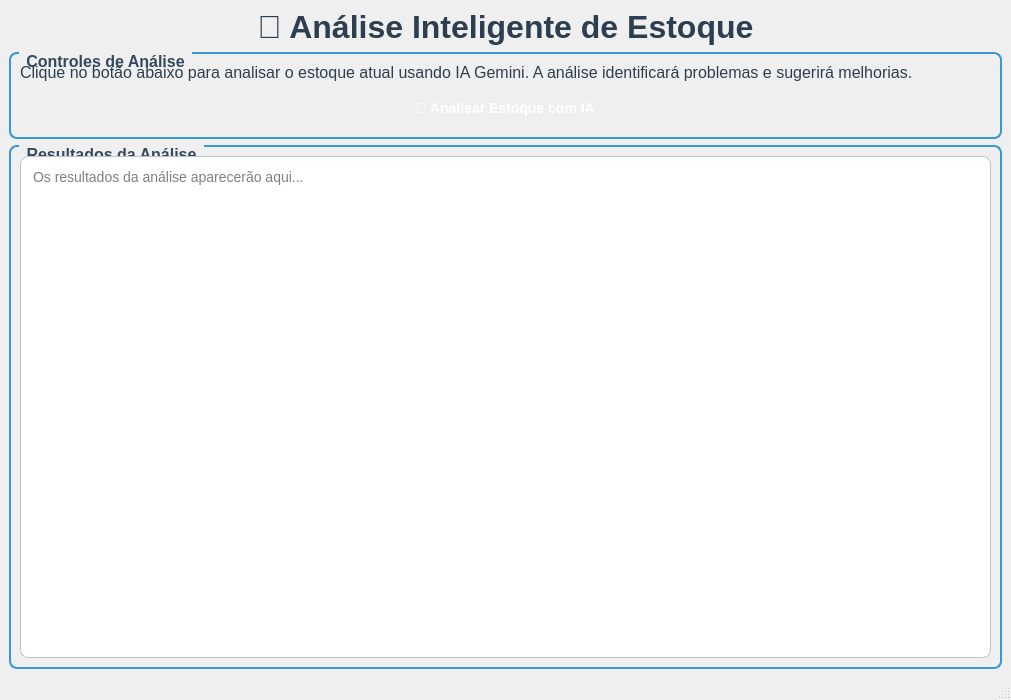
<?xml version="1.0" encoding="UTF-8"?>
<ui version="4.0">
 <class>MainWindow</class>
 <widget class="QMainWindow" name="MainWindow">
  <property name="geometry">
   <rect>
    <x>0</x>
    <y>0</y>
    <width>1011</width>
    <height>700</height>
   </rect>
  </property>
  <property name="windowTitle">
   <string>Análise de Estoque com IA Gemini</string>
  </property>
  <property name="styleSheet">
   <string>QMainWindow {
    background: qlineargradient(x1:0, y1:0, x2:1, y2:1,
                                stop:0 #f0f4f8, stop:1 #e1e8ed);
}
QPushButton {
    background: qlineargradient(x1:0, y1:0, x2:0, y2:1,
                                stop:0 #4CAF50, stop:1 #45a049);
    color: white;
    border: none;
    padding: 12px 24px;
    border-radius: 8px;
    font-size: 14px;
    font-weight: bold;
}
QPushButton:hover {
    background: qlineargradient(x1:0, y1:0, x2:0, y2:1,
                                stop:0 #45a049, stop:1 #4CAF50);
}
QPushButton:pressed {
    background: #3e8e41;
}
QLabel {
    color: #2c3e50;
    font-size: 16px;
}
QTextEdit {
    background: white;
    border: 1px solid #bdc3c7;
    border-radius: 8px;
    padding: 8px;
    font-size: 14px;
}
QGroupBox {
    font-size: 16px;
    font-weight: bold;
    color: #34495e;
    border: 2px solid #3498db;
    border-radius: 8px;
    margin-top: 1ex;
}
QGroupBox::title {
    subcontrol-origin: margin;
    left: 10px;
    padding: 0 5px 0 5px;
}</string>
  </property>
  <widget class="QWidget" name="centralwidget">
   <layout class="QVBoxLayout" name="verticalLayout">
    <item>
     <widget class="QLabel" name="labelTitle">
      <property name="text">
       <string>&lt;html&gt;&lt;head/&gt;&lt;body&gt;&lt;p align=&quot;center&quot;&gt;&lt;span style=&quot; font-size:24pt; font-weight:600; color:#2c3e50;&quot;&gt;🤖 Análise Inteligente de Estoque&lt;/span&gt;&lt;/p&gt;&lt;/body&gt;&lt;/html&gt;</string>
      </property>
      <property name="alignment">
       <set>Qt::AlignCenter</set>
      </property>
     </widget>
    </item>
    <item>
     <widget class="QGroupBox" name="groupBox">
      <property name="title">
       <string>Controles de Análise</string>
      </property>
      <layout class="QVBoxLayout" name="verticalLayout_2">
       <item>
        <widget class="QLabel" name="labelDesc">
         <property name="text">
          <string>Clique no botão abaixo para analisar o estoque atual usando IA Gemini. A análise identificará problemas e sugerirá melhorias.</string>
         </property>
         <property name="wordWrap">
          <bool>true</bool>
         </property>
        </widget>
       </item>
       <item>
        <widget class="QPushButton" name="btnAnalisar">
         <property name="text">
          <string>🚀 Analisar Estoque com IA</string>
         </property>
        </widget>
       </item>
      </layout>
     </widget>
    </item>
    <item>
     <widget class="QGroupBox" name="groupBox_2">
      <property name="title">
       <string>Resultados da Análise</string>
      </property>
      <layout class="QVBoxLayout" name="verticalLayout_3">
       <item>
        <widget class="QTextEdit" name="textResultado">
         <property name="placeholderText">
          <string>Os resultados da análise aparecerão aqui...</string>
         </property>
        </widget>
       </item>
      </layout>
     </widget>
    </item>
   </layout>
  </widget>
  <widget class="QMenuBar" name="menubar">
   <property name="geometry">
    <rect>
     <x>0</x>
     <y>0</y>
     <width>1011</width>
     <height>33</height>
    </rect>
   </property>
  </widget>
  <widget class="QStatusBar" name="statusbar"/>
 </widget>
 <resources/>
 <connections/>
</ui>
